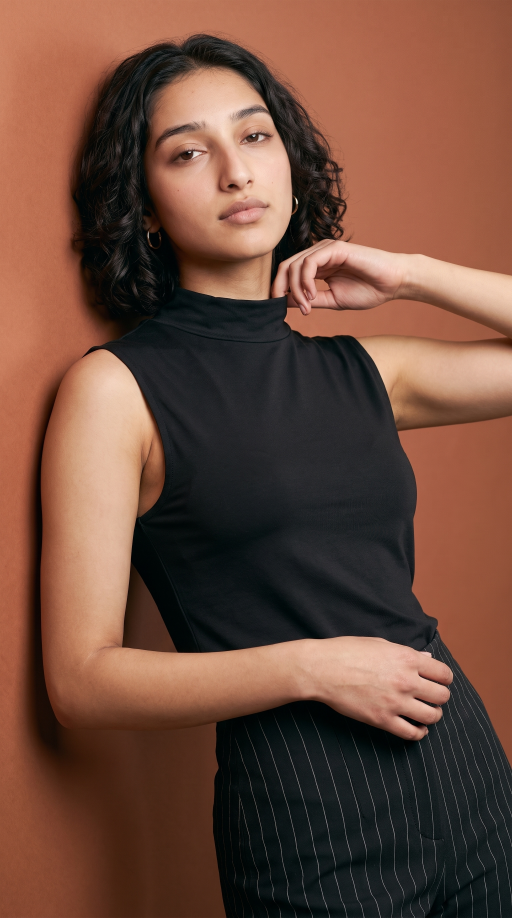
#> input picture ad-images/Woman_posing_in_black_tank_2K_20260924230707.jpg, 1536 x 2752 px (shown at 1/3 size)
$ python -i normalize_bg.py   (imports and definitions only)
#> lines starting #> are read from the running program, lines starting #| are printed output that depends on the picture; after the words box and inside, x2 and y2 are one past the last pixel; in counts of white or black regions, pixels touching at a corner belong together
#> further down, picture is the input picture: shape (2752, 1536, 3); mean B, G, R 60.6, 75.2, 110.2
#!/usr/bin/env python3
"""
Normalize the studio background across a set of fashion frames.

The background is separated from the subject by iterative sigma-clipping
against a fitted surface, so a frame whose backdrop carries a strong gradient
(or whose subject is close to the backdrop in tone) still segments correctly.
A smooth correction field derived from a master frame is then applied to the
whole frame, carrying the subject into the master's light rather than
compositing it against a new background.

Usage:
    python3 normalize_bg.py OUT_DIR master.png other1.png other2.png ...
    python3 normalize_bg.py --bg-only OUT_DIR master.png other1.png ...
    python3 normalize_bg.py --replace OUT_DIR master.png other1.png ...

--bg-only holds the subject at its original values and corrects only the
backdrop. Use it when the subject carries product colour that must not move.
"""
import sys, os
import numpy as np
from PIL import Image
from scipy import ndimage

DEG = 3
SUB = 4           # subsample stride for the least-squares fit


def basis(X, Y, deg=DEG):
    t = [np.ones_like(X)]
    for i in range(1, deg + 1):
        for j in range(0, i + 1):
            t.append((X ** (i - j)) * (Y ** j))
    return np.stack([q.ravel() for q in t], 1)


def _grid(h, w):
    yy, xx = np.mgrid[0:h, 0:w]
    return xx / w - 0.5, yy / h - 0.5


def fit_surface(img, bgmask):
    """Least-squares polynomial surface through the background pixels."""
    h, w, _ = img.shape
    X, Y = _grid(h, w)
    B = basis(X, Y)
    sel = np.zeros((h, w), bool)
    sel[::SUB, ::SUB] = True
    sel &= bgmask
    if sel.sum() < 200:                      # too few samples, use everything
        sel = bgmask.copy()
    rows = B[sel.ravel()]
    out = np.zeros_like(img, dtype=np.float64)
    for c in range(3):
        coef, *_ = np.linalg.lstsq(rows, img[:, :, c][sel], rcond=None)
        out[:, :, c] = (B @ coef).reshape(h, w)
    return out


def subject_mask(img, iters=6):
    """
    True where the subject is.

    Iteratively fits a surface to the current background estimate and clips
    away pixels that sit too far from it. Because the surface models the
    backdrop's own gradient, this works on frames where a fixed threshold
    around the border tone would break apart.
    """
#> called with iters = 6
    h, w, _ = img.shape
#> h = 2752; w = 1536
    bg = np.ones((h, w), bool)
    for _ in range(iters):
        surf = fit_surface(img, bg)
        resid = np.abs(img - surf).sum(2)
        rb = resid[bg]
        med = np.median(rb)
        mad = np.median(np.abs(rb - med)) * 1.4826
        thr = med + max(3.0 * mad, 6.0)
        new = resid < thr
        if new.sum() < 0.04 * h * w:         # clipped too hard, keep previous
            break
        if (new == bg).all():
            break
        bg = new
#> this loop made 6 passes
#> (med, mad, thr) on passes 1 to 6: (84.68, 76.01, 312.7), (71.91, 57.51, 244.4), (57.01, 46.83, 197.5), (50.49, 42.86, 179.1), (48.34, 41, 171.3), (47.41, 39.97, 167.3)
#> pass 1, in fit_surface, `sel &= bgmask`:
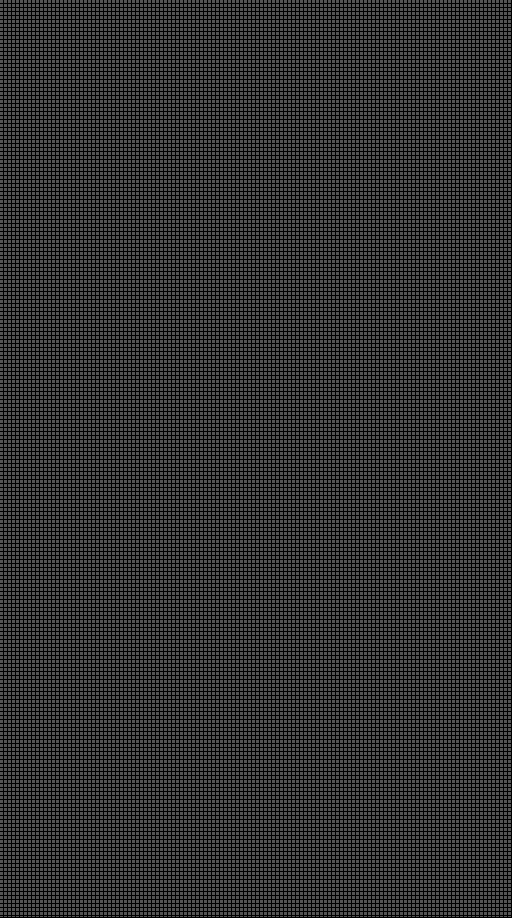
#> sel: shape (2752, 1536) bool (shown at 1/3 size); 6.2% white in thin lines or dots
#> pass 1, in subject_mask, `surf = fit_surface(img, bg)`:
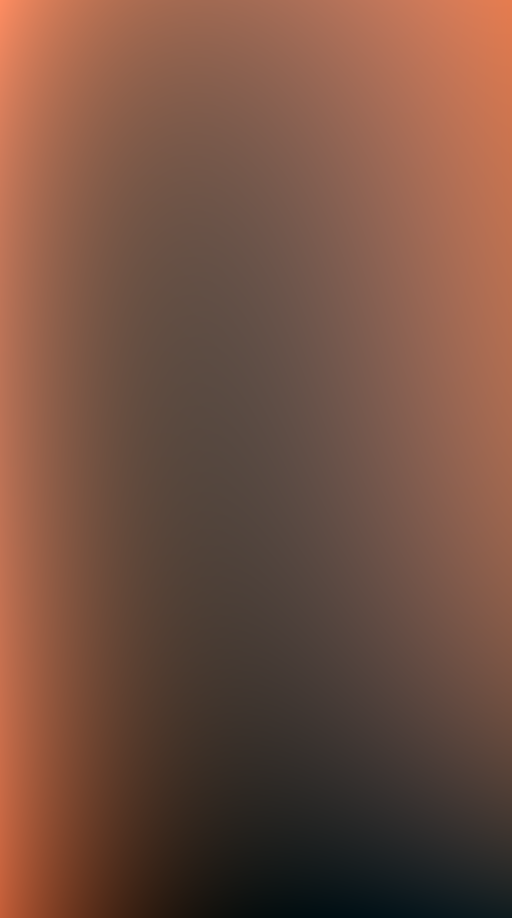
#> surf: shape (2752, 1536, 3) float64 (shown at 1/3 size); mean B, G, R 60.5, 75.3, 110.1; drawn with min black and max white
#> pass 1, in subject_mask, `resid = np.abs(img - surf).sum(2)`:
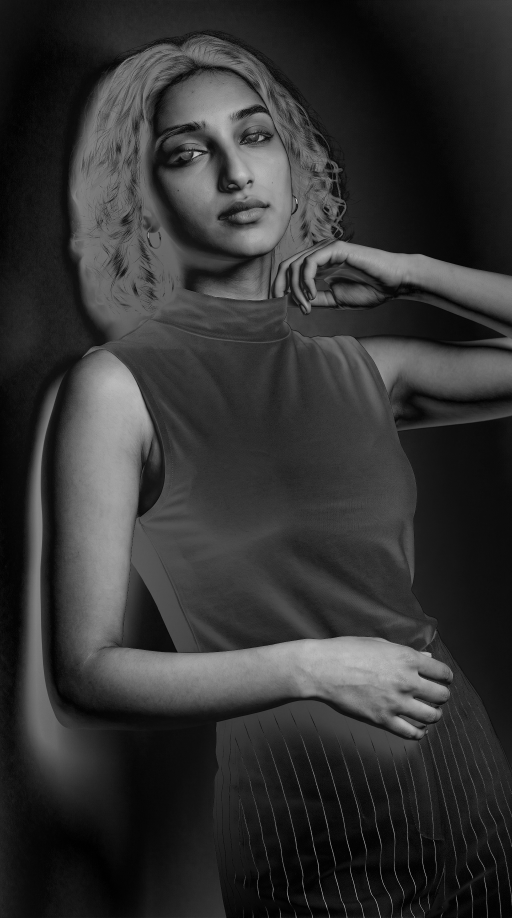
#> resid: shape (2752, 1536) float64 (shown at 1/3 size); min 0.181, max 558.9, mean 112.9; drawn with min black and max white
#> pass 1, in subject_mask, `new = resid < thr`:
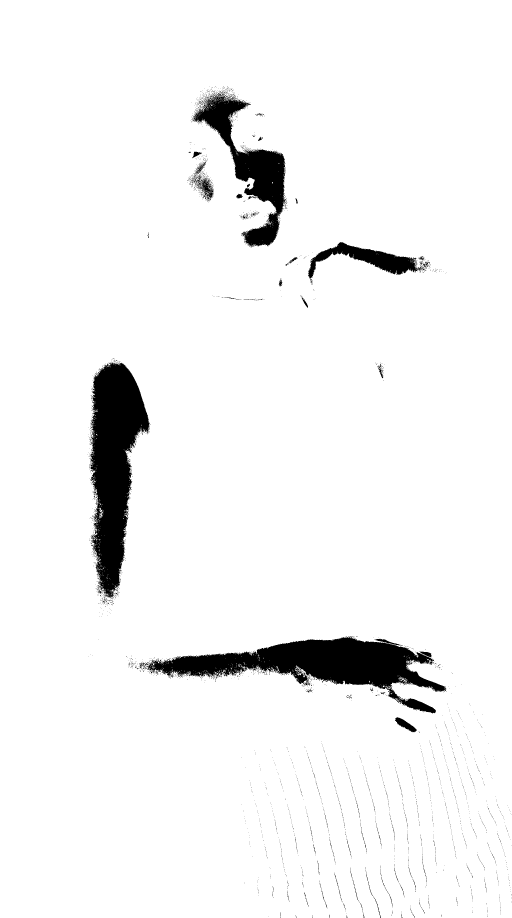
#> new: shape (2752, 1536) bool (shown at 1/3 size); 95% white; 3944 black regions (3884 under 20 px), largest, box (x1, y1, x2, y2) and area: (439, 1911, 1339, 2141) 74166, (267, 1088, 449, 1793) 72625, (577, 276, 859, 740) 36438

    # a real backdrop touches the frame edge; interior look-alike regions
    # (pale trousers, skin) must not count as background
    lab, _ = ndimage.label(bg)
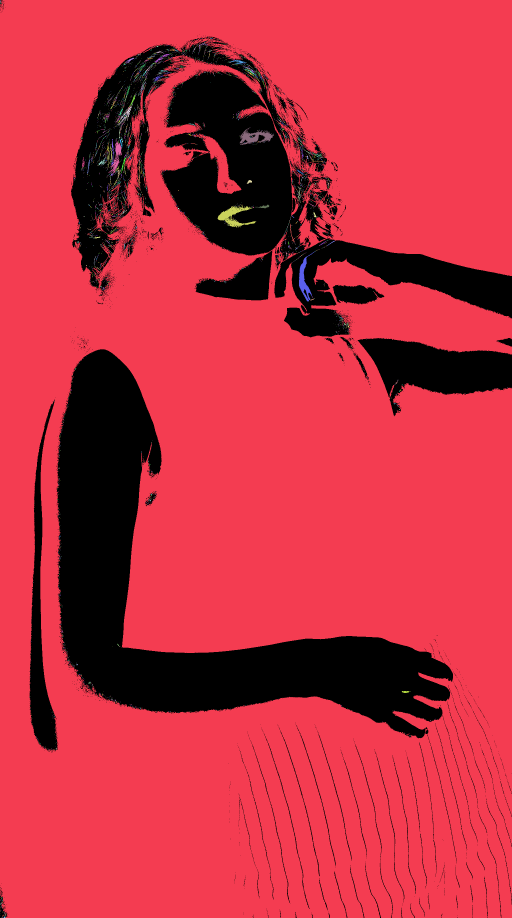
#> lab: shape (2752, 1536) int32 (shown at 1/3 size); 5023 distinct labels, from 0 to 5022; one colour per label, 0 black
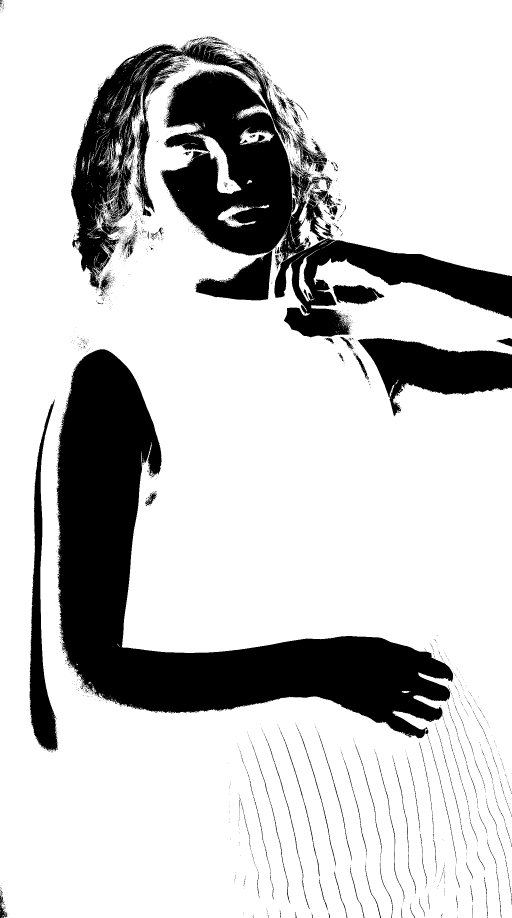
#> bg: shape (2752, 1536) bool (shown at 1/3 size); 79% white; 3721 black regions (3500 under 20 px), largest, box (x1, y1, x2, y2) and area: (170, 1048, 1359, 2215) 403455, (484, 211, 1536, 1012) 236920, (213, 114, 876, 869) 102083
    edge = set(lab[0]) | set(lab[-1]) | set(lab[:, 0]) | set(lab[:, -1])
#> edge = 13 items
    edge.discard(0)
    if edge:
        bg = np.isin(lab, list(edge))
#> bg: shape (2752, 1536) bool; 78.4% white; 3618 black regions (3402 under 20 px), largest, box (x1, y1, x2, y2) and area: (170, 1048, 1359, 2215) 404370, (484, 211, 1536, 1012) 247239, (213, 114, 876, 869) 114256

    subj = ~bg
    subj = ndimage.binary_closing(subj, np.ones((5, 5)))
#> subj: shape (2752, 1536) bool; 22.7% white; 784 white regions (682 under 20 px), largest, box (x1, y1, x2, y2) and area: (213, 105, 1534, 1032) 432426, (169, 1048, 1364, 2215) 409275, (1073, 1014, 1534, 1249) 56253
    subj = ndimage.binary_fill_holes(subj)
#> subj: shape (2752, 1536) bool; 23.2% white; 762 white regions (663 under 20 px), largest, box (x1, y1, x2, y2) and area: (213, 105, 1534, 1032) 455216, (169, 1048, 1364, 2215) 409300, (1073, 1014, 1534, 1249) 56253
    subj = ndimage.binary_dilation(subj, np.ones((9, 9)))
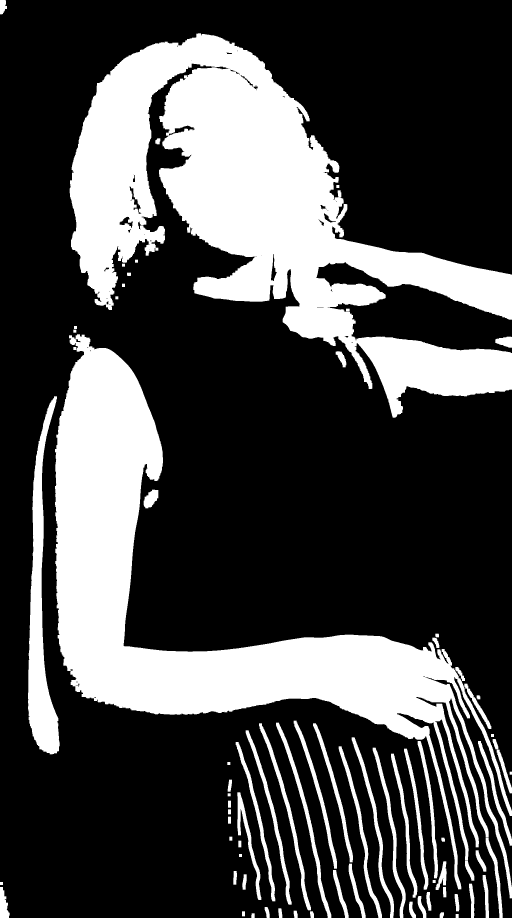
#> subj: shape (2752, 1536) bool (shown at 1/3 size); 28.6% white; 76 white regions, largest, box (x1, y1, x2, y2) and area: (209, 100, 1536, 1253) 590599, (165, 1003, 1536, 2695) 472987, (84, 1189, 179, 2263) 41429
    return subj


# [97 lines left out: functions stats, report, main, not called in this run]


# [2 lines not run here, left out]

>>> import cv2
>>> picture = cv2.imread('../ad-images/Woman_posing_in_black_tank_2K_20260924230707.jpg')
>>> result = subject_mask(picture)

$ run again, on ad-images/Woman_posing_in_fashion_outfit_2K_20260924232720.jpg
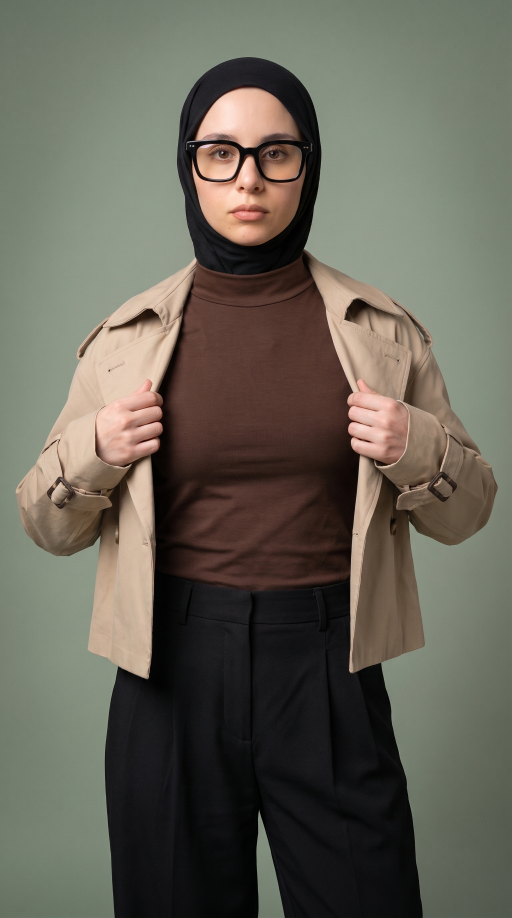
#> input picture ad-images/Woman_posing_in_fashion_outfit_2K_20260924232720.jpg, 1536 x 2752 px (shown at 1/3 size)
#> picture is the input picture: shape (2752, 1536, 3); mean B, G, R 87.5, 98.7, 101.8
#> the loop in subject_mask, `for _ in range(iters):` made 6 passes
#> (med, mad, thr) on passes 1 to 6: (65.91, 58.34, 240.9), (50.72, 47.73, 193.9), (44.75, 40.64, 166.7), (41.5, 36.77, 151.8), (39.47, 34.46, 142.9), (38.26, 33.18, 137.8)
#> pass 1, in subject_mask, `new = resid < thr`:
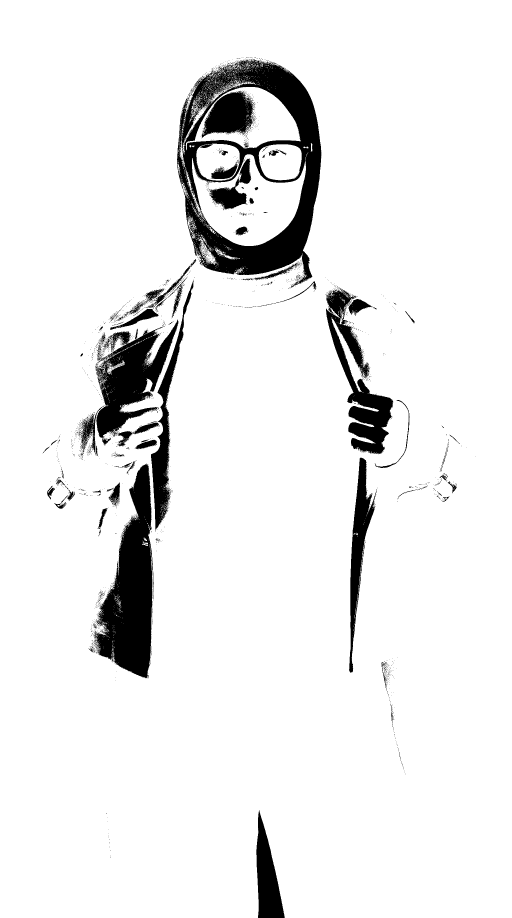
#> new: shape (2752, 1536) bool (shown at 1/3 size); 92.1% white; 2677 black regions (2568 under 20 px), largest, box (x1, y1, x2, y2) and area: (531, 177, 964, 864) 102002, (281, 1390, 461, 2035) 61686, (285, 959, 536, 1316) 38522
#> lab: shape (2752, 1536) int32; 7504 distinct labels, from 0 to 7503
#> edge = 28 items
#> in subject_mask, `subj = ndimage.binary_dilation(subj, np.ones((9, 9)))`:
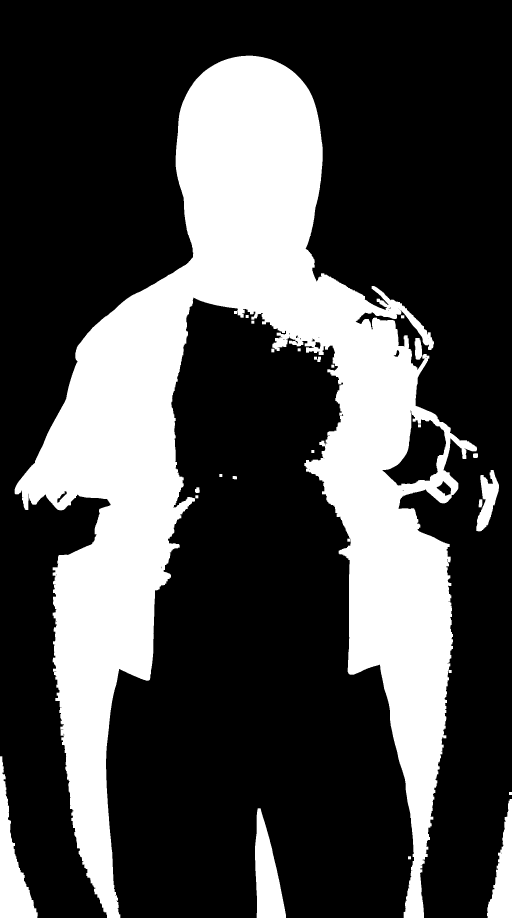
#> subj: shape (2752, 1536) bool (shown at 1/3 size); 28.7% white; 26 white regions, largest, box (x1, y1, x2, y2) and area: (44, 167, 1431, 2752) 1149435, (0, 2269, 113, 2752) 22358, (765, 2425, 858, 2752) 18059

$ run again, on ad-images/Woman_posing_in_fashion_outfit_2K_20260924232730.jpg
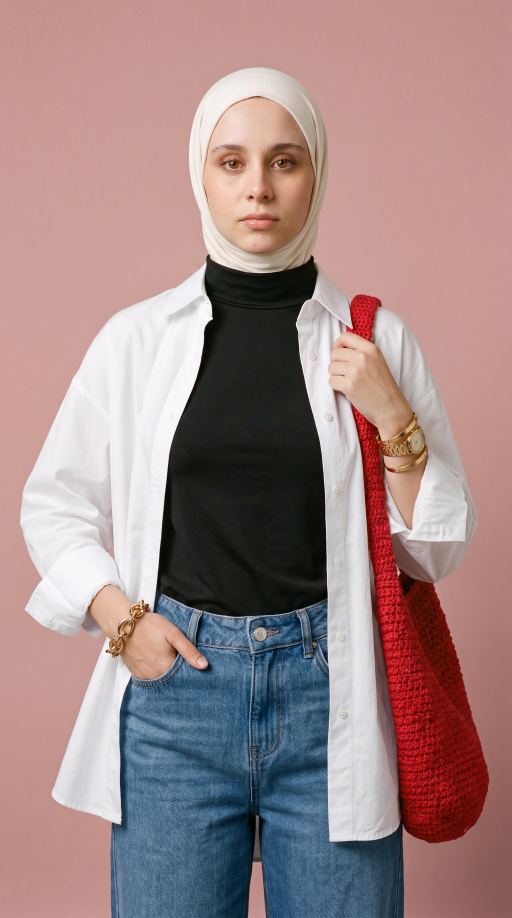
#> input picture ad-images/Woman_posing_in_fashion_outfit_2K_20260924232730.jpg, 1536 x 2752 px (shown at 1/3 size)
#> picture is the input picture: shape (2752, 1536, 3); mean B, G, R 133.8, 134.7, 160.2
#> the loop in subject_mask, `for _ in range(iters):` made 6 passes
#> (med, mad, thr) on passes 1 to 6: (83.71, 87.96, 347.6), (77.15, 76.73, 307.4), (76.01, 64.9, 270.7), (71.79, 57.94, 245.6), (67.7, 57.52, 240.3), (67.03, 58.56, 242.7)
#> pass 1, in subject_mask, `new = resid < thr`:
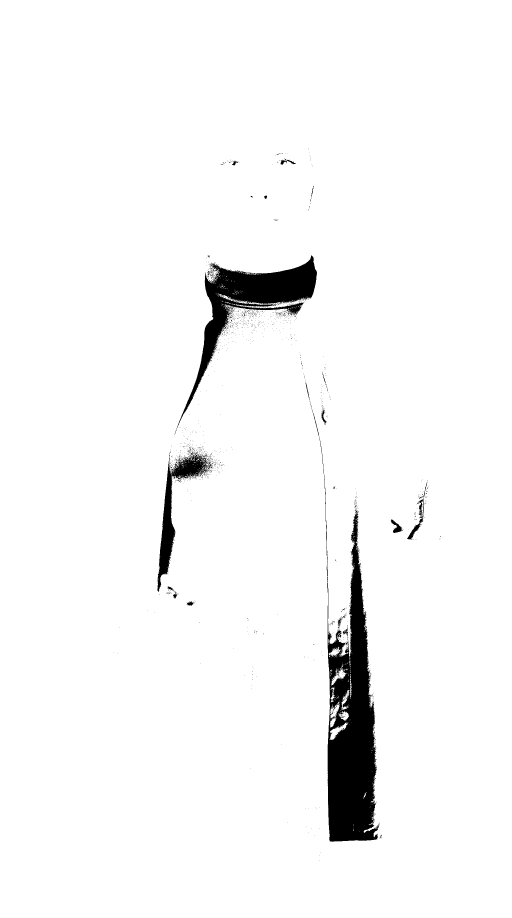
#> new: shape (2752, 1536) bool (shown at 1/3 size); 96.5% white; 1719 black regions (1687 under 20 px), largest, box (x1, y1, x2, y2) and area: (972, 1425, 1139, 2525) 84961, (529, 766, 951, 1289) 42939, (472, 1356, 636, 1775) 13376
#> lab: shape (2752, 1536) int32; 2283 distinct labels, from 0 to 2282
#> edge = 11 items
#> in subject_mask, `subj = ndimage.binary_dilation(subj, np.ones((9, 9)))`:
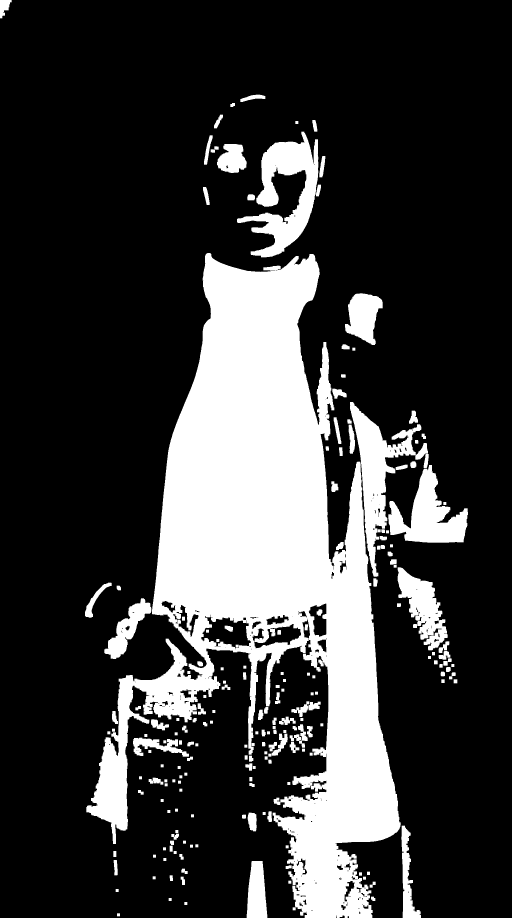
#> subj: shape (2752, 1536) bool (shown at 1/3 size); 22.7% white; 204 white regions, largest, box (x1, y1, x2, y2) and area: (259, 759, 1202, 2752) 754414, (711, 395, 955, 772) 37830, (1050, 1206, 1284, 1730) 33181
